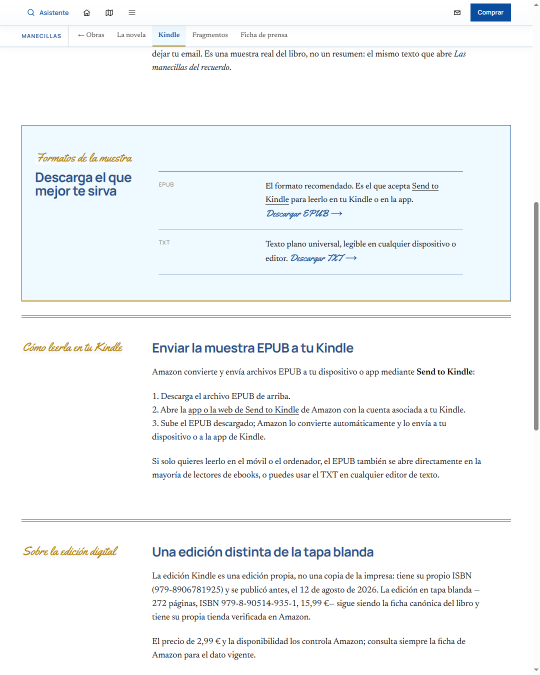
#> input picture publicaciones Bluesky GPT/2026-10-07/muestra-manecillas-bluesky.png, 1080 x 1350 px (shown at 1/2 size)
$ python compose_v3_pieces.py '../publicaciones Bluesky GPT/2026-10-07/muestra-manecillas-bluesky.png'
#> lines starting #> are read from the running program, lines starting #| are printed output that depends on the picture
#> in process_image, img is the input picture: PIL image 1080x1350 RGB; mean R, G, B 243.3, 246.4, 247.7
"""
Procesa las imagenes _v3 y produce los assets listos para publicar:
- Redimensiona a 1080x1350 (4:5 Instagram estandar) recortando centrado
- Anade marca de agua "autorademodiaz.com" arriba a la derecha (texto blanco con
  sombra oscura discreta, no un parche rectangular)
- Genera un slide de CTA final para carruseles

Uso:
    python compose_v3_pieces.py         -> procesa las 10 _v3 estandar
    python compose_v3_pieces.py img1.png img2.png  -> archivos especificos
"""
import sys
import io
from pathlib import Path
from PIL import Image, ImageDraw, ImageFont, ImageFilter

sys.stdout.reconfigure(encoding="utf-8")

IMAGES_DIR = Path(r"C:\GIT\RRSS_AutoraDemo\nuevo_flujo\Imagenes david")
OUT_DIR = Path(r"C:\GIT\RRSS_AutoraDemo\nuevo_flujo\Piezas_listas")
OUT_DIR.mkdir(exist_ok=True)

# Formato estandar Instagram feed (4:5 portrait)
TARGET_W, TARGET_H = 1080, 1350

# Marca de agua
WATERMARK_TEXT = "autorademodiaz.com"
WATERMARK_FONT_SIZE = 28
WATERMARK_MARGIN = 24  # px desde el borde

ORIGINALS_V3 = [
    "1000106600_v3.png",
    "1000106601_v3.png",
    "1000106602_v3.png",
    "1000106603_v3.png",
    "1000106604_v3.png",
    "1000106605_v3.png",
    "1000106606_v3.png",
    "1000106608_v3.png",
    "1000106609_v3.png",
    "1000106610_v3.png",
]


def load_font(size: int):
    """Carga una fuente del sistema o fallback a la default de PIL."""
    candidates = [
        "C:/Windows/Fonts/calibrib.ttf",
        "C:/Windows/Fonts/arial.ttf",
        "C:/Windows/Fonts/segoeui.ttf",
        "C:/Windows/Fonts/tahoma.ttf",
    ]
    for path in candidates:
        try:
            return ImageFont.truetype(path, size)
        except Exception:
            pass
    return ImageFont.load_default()


def resize_crop_center(img: Image.Image, w: int, h: int) -> Image.Image:
    """Redimensiona y recorta centrado al ratio exacto sin deformar."""
#> called with w = 1080, h = 1350
    src_w, src_h = img.size
#> src_w = 1080; src_h = 1350
    src_ratio = src_w / src_h
#> src_ratio = 0.8
    tgt_ratio = w / h
    if src_ratio > tgt_ratio:
        # mas ancho que el target: ajustar por alto y recortar lados
        new_h = h
        new_w = int(src_w * h / src_h)
    else:
        # mas alto que el target: ajustar por ancho y recortar arriba/abajo
        new_w = w
        new_h = int(src_h * w / src_w)
#> new_h = 1350
    img = img.resize((new_w, new_h), Image.LANCZOS)
    left = (new_w - w) // 2
    top = (new_h - h) // 2
#> top = 0
    return img.crop((left, top, left + w, top + h))


def add_watermark_topright(img: Image.Image, text: str, font_size: int = WATERMARK_FONT_SIZE) -> Image.Image:
    """
    Anade el texto de marca de agua arriba a la derecha con sombra difusa.
    No usa un parche opaco — solo texto con sombra para que sea legible sobre
    cualquier fondo sin parecer un elemento extrano pegado.
    """
#> called with text = 'autorademodiaz.com', font_size = 28
    img = img.convert("RGBA")
#> img: PIL image 1080x1350 RGBA
    font = load_font(font_size)

    # --- Capa de sombra (blur) ---
    shadow_layer = Image.new("RGBA", img.size, (0, 0, 0, 0))
#> shadow_layer: PIL image 1080x1350 RGBA; every value is 0
    shadow_draw = ImageDraw.Draw(shadow_layer)
    # Medir texto
    bbox = shadow_draw.textbbox((0, 0), text, font=font)
#> bbox = (0, 5, 297, 26)
    tw = bbox[2] - bbox[0]
#> tw = 297
    th = bbox[3] - bbox[1]
#> th = 21
    x = img.width - tw - WATERMARK_MARGIN
#> x = 759
    y = WATERMARK_MARGIN
    # Sombra difusa: dibujar varias veces con offset y desenfoque
    for ox, oy in [(-2, -2), (2, 2), (-2, 2), (2, -2), (0, 2)]:
        shadow_draw.text((x + ox, y + oy), text, font=font, fill=(0, 0, 0, 160))
    shadow_layer = shadow_layer.filter(ImageFilter.GaussianBlur(radius=2))
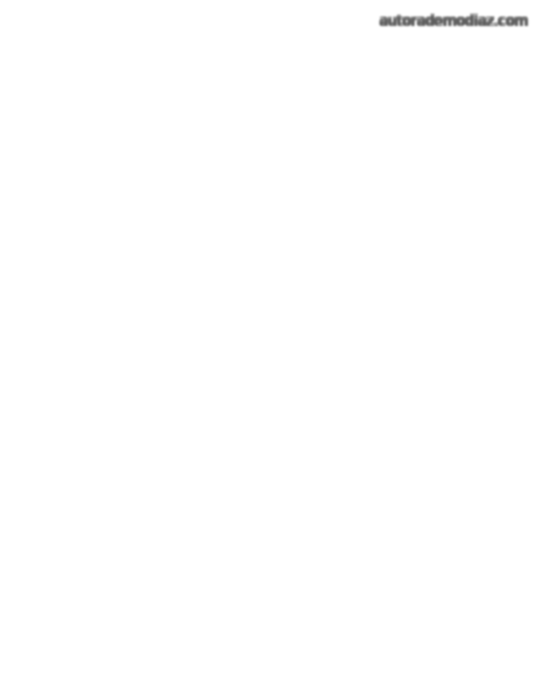
#> shadow_layer: PIL image 1080x1350 RGBA (shown at 1/2 size); mean R, G, B, A 0, 0, 0, 0.5; transparent parts drawn white

    # --- Capa de texto blanco ---
    text_layer = Image.new("RGBA", img.size, (0, 0, 0, 0))
    text_draw = ImageDraw.Draw(text_layer)
    text_draw.text((x, y), text, font=font, fill=(255, 255, 255, 220))

    # Componer
    result = Image.alpha_composite(img, shadow_layer)
    result = Image.alpha_composite(result, text_layer)
    return result.convert("RGB")


def make_cta_slide(w: int = TARGET_W, h: int = TARGET_H) -> Image.Image:
    """
    Crea un slide final de CTA para carruseles.
    Fondo oscuro con gradiente sutil + texto de accion.
    """
#> called with w = 1080, h = 1350
    # Fondo oscuro cargado (no negro puro)
    slide = Image.new("RGB", (w, h), (18, 16, 22))
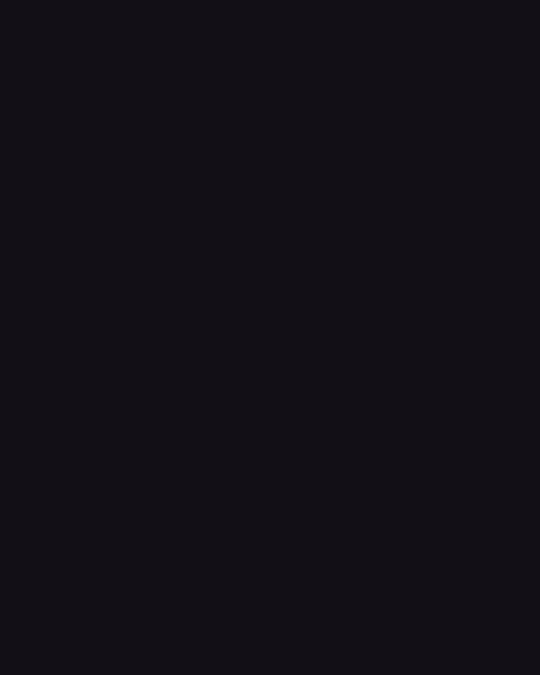
#> slide: PIL image 1080x1350 RGB (shown at 1/2 size); mean R, G, B 18, 16, 22

    draw = ImageDraw.Draw(slide)

    # Franja decorativa superior
    for i in range(6):
        alpha = int(40 * (1 - i / 6))
        draw.line([(0, i), (w, i)], fill=(200, 160, 100, alpha))

    font_big = load_font(52)
    font_small = load_font(30)
    font_brand = load_font(24)

    # Emojis + CTAs
    ctas = [
        ("Guarda", "para releerlo despues"),
        ("Comparte", "con quien lo entiende"),
        ("Comenta", "tu version aqui abajo"),
        ("Like", "si te ha pasado esto"),
    ]

    # Calcula posicion vertical centrada
    line_h = 90
    total_h = len(ctas) * line_h + 60  # 60 para espacio extra
    start_y = (h - total_h) // 2 - 30

    for i, (action, complement) in enumerate(ctas):
        y = start_y + i * line_h
        # Icono/accion en dorado
        draw.text(
            (w // 2, y),
            action,
            font=font_big,
            fill=(220, 180, 100),
            anchor="mm",
        )
        draw.text(
            (w // 2, y + 50),
            complement,
            font=font_small,
            fill=(200, 200, 200),
            anchor="mm",
        )

    # Linea separadora
    sep_y = start_y + len(ctas) * line_h + 20
    draw.line([(w // 4, sep_y), (3 * w // 4, sep_y)], fill=(100, 80, 60), width=1)

    # Marca
    draw.text(
        (w // 2, sep_y + 35),
        WATERMARK_TEXT,
        font=font_brand,
        fill=(160, 130, 90),
        anchor="mm",
    )

    return slide


def process_image(src: Path, out_name: str = None) -> Path:
    """Redimensiona, recorta y anade marca de agua. Devuelve la ruta de salida."""
    img = Image.open(src).convert("RGB")
    img = resize_crop_center(img, TARGET_W, TARGET_H)
    img = add_watermark_topright(img, WATERMARK_TEXT)
    out = OUT_DIR / (out_name or src.name)
    img.save(out, "PNG", optimize=True)
    print(f"  OK: {out.name}", flush=True)
    return out


def main():
    if len(sys.argv) > 1:
        paths = [Path(a) for a in sys.argv[1:]]
    else:
        paths = [IMAGES_DIR / name for name in ORIGINALS_V3]

    print(f"Procesando {len(paths)} imagen(es) -> {OUT_DIR}", flush=True)
    results = []
    for p in paths:
        if not p.exists():
            print(f"  SKIP: {p.name} no existe", flush=True)
            continue
        results.append(process_image(p))

    # Generar slide CTA
    cta_path = OUT_DIR / "cta_final.png"
    make_cta_slide().save(cta_path, "PNG")
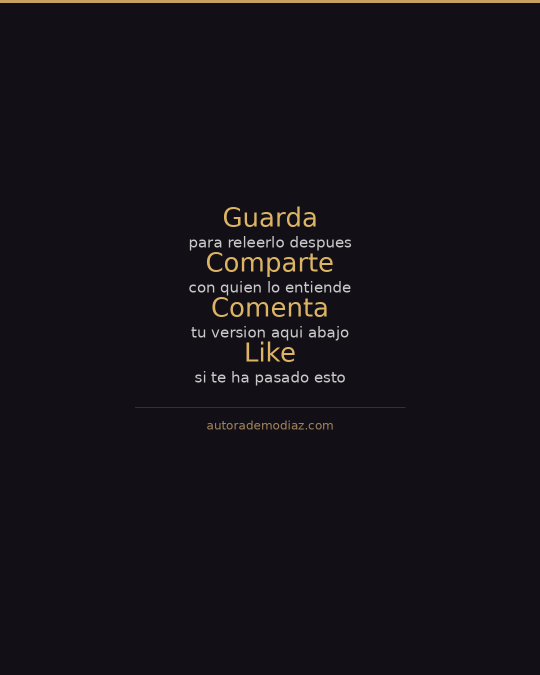
#> saved as cta_final.png: PIL image 1080x1350 RGB (shown at 1/2 size); mean R, G, B 21.1, 18.7, 23.8
    print(f"  OK: {cta_path.name} (CTA slide)", flush=True)

    print(f"\nTotal: {len(results)} imagenes + 1 CTA -> {OUT_DIR}", flush=True)


if __name__ == "__main__":
    main()
